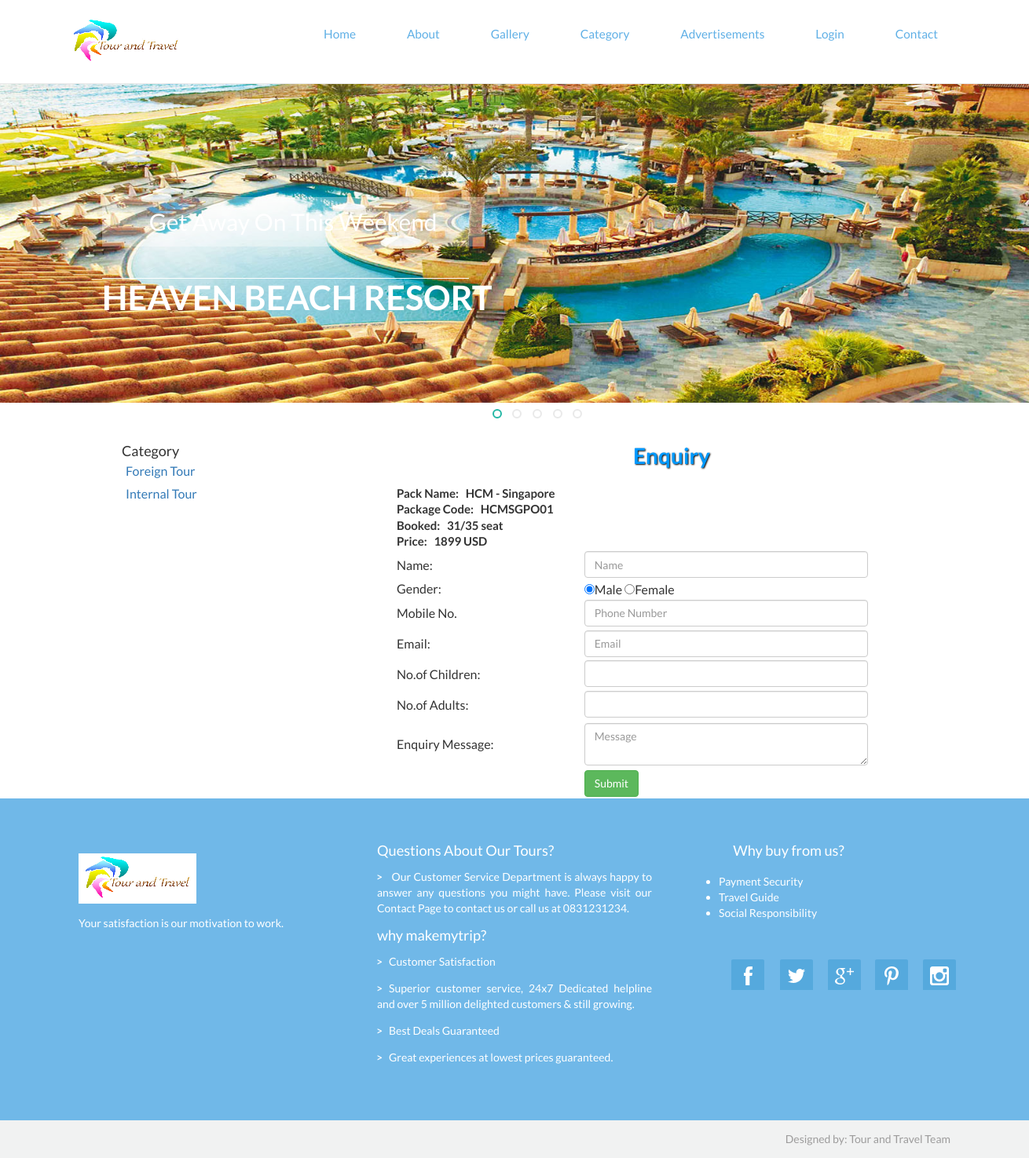
The app's page /enquiry.php?pid=4 with its own data.
### tables this page shows
CREATE TABLE `category` (
  `cat_id` int(200) NOT NULL,
  `cat_name` varchar(2000) NOT NULL
);

CREATE TABLE `package` (
  `pack_id` int(200) NOT NULL,
  `pack_code` varchar(100) NOT NULL,
  `pack_name` varchar(1000) NOT NULL,
  `subcat_id` int(200) NOT NULL,
  `emp_id` int(200) NOT NULL,
  `hotel_id` int(200) NOT NULL,
  `pack_price` int(200) NOT NULL,
  `pack_pic1` varchar(8000) NOT NULL,
  `pack_pic2` varchar(8000) NOT NULL,
  `pack_pic3` varchar(8000) NOT NULL,
  `pack_detail` varchar(8000) NOT NULL,
  `pack_seat` int(11) DEFAULT NULL,
  `pack_set` int(11) DEFAULT '0',
  `pack_startday` date DEFAULT NULL,
  `pack_finishday` date DEFAULT NULL
);

### enquiry.php (the view, shortened to what this page needs)
<!DOCTYPE html">
<html xmlns="http://www.w3.org/1999/xhtml">
<head>
<link href="stylecss.css" rel='stylesheet' type='text/css'/>
<link href="css/bootstrap.min.css" rel='stylesheet' type='text/css'/>
<link href="css/style.css" rel="stylesheet" type="text/css" media="all"/>
<link href="css/animate.css" rel="stylesheet" type="text/css" media="all">
</head>
<body>
<?php $cn=mysqli_connect("localhost","root","","tourandtravel");?>
<?php include('top.php'); ?>
<?php include('slider.php'); ?>
<div style="height:50px"></div>
<div style="width:1000px; margin:auto"  >
    <div style="width:200px; font-size:18px; color:#09F; float:left">
        <table cellpadding="0" cellspacing="0" width="1000px">
            <tr><td style="font-size:18px" color="#09F">Category</td></tr>
            <?php
            $s="select * from category";
            $result=mysqli_query($cn,$s);
            while($data=mysqli_fetch_array($result))
            {
                    echo "<tr><td style=' padding:5px;'><a href='subcat.php?catid=$data[0]'>$data[1]</a></td></tr>";
            }
            ?>
        </table>
    </div>
<div style="width:800px; float:left">
<table cellpadding="0px" cellspacing="0" width="1000px">
    <tr><td class="headingText">Enquiry</td></tr>
    <tr><td class="paraText" width="900px"></td>
        <table cellpadding="0" cellspacing="0" width="900px">
        <td>
            <table border="0"; width="600px" height="400px" align="center" >
                <?php
                $s="select pack_id, pack_code, pack_name, pack_price, pack_seat, pack_set from package, subcategory where package.subcat_id=subcategory.subcat_id and package.pack_id='" . $_GET["pid"] ."'";
                $result=mysqli_query($cn,$s);
                $data=mysqli_fetch_array($result);
                ?>
                <form method="post" enctype="multipart/form-data">
                <tr>
                    <td colspan="3" class="middletext">Pack Name:&nbsp;&nbsp;&nbsp;<?php echo $data['pack_name'];?></td>
                </tr>
                <tr>
                    <td colspan="3" class="middletext">Package Code:&nbsp;&nbsp;&nbsp;<?php echo $data['pack_code'];?></td>
                </tr>
                <tr>
                    <td colspan="3" class="middletext">Booked:&nbsp;&nbsp;&nbsp;<?php echo $data['pack_set']."/".$data['pack_seat'];?> seat</td>
                </tr>
                <tr>
                    <td colspan="3" class="middletext">Price:&nbsp;&nbsp;&nbsp;<?php echo $data['pack_price'];?> USD</td>
                </tr>
                <tr>
                    <td class="lefttxt">Name:</td><td><input type="text" class="form-control" placeholder="Name " name="name" required pattern="[a-zA-z1 _]{3,50}" title"Please Enter Only Characters and numbers between 1 to 50 for Name"/></td>
                </tr>
                <tr>
                    <td class="lefttxt">Gender:</td>
                    <td>
                        <input type="radio" name="gender" value="Male" checked="checked" />Male
                        <input type="radio" name="gender"  value="Female"/>Female
                    </td>
                </tr>
                <tr>
                    <td class="lefttxt">Mobile No.</td><td><input type="text" placeholder="Phone Number" class="form-control" name="phoneNumber" required pattern="[0-9]{10,12}" title"Please Enter Only numbers between 10 to 12 for Mobile No"/></td>
                </tr>
                <tr>
                    <td class="lefttxt">Email:</td>
                    <td><input type="email" placeholder="Email" class="form-control" class="form-control" name="email" required /></td>
                </tr>
                <tr>
                    <td class="lefttxt">No.of Children:</td>
                    <td>
                        <input type="number" class="form-control"  name="childs" required pattern="[1 _]{1,10}" title"Please Enter Only numbers between 1 to 10 for Children"/>
                    </td>
                </tr>
                <tr>
                    <td class="lefttxt">No.of Adults:</td>
                    <td>
                        <input type="number" class="form-control"  name="adults" required pattern="[1_]{1,2}" title"Please Enter Only numbers between 1 to 20 for No.Of Adults"/>
                    </td>
                </tr>
                <tr>
                    <td class="lefttxt">Enquiry Message:</td>
                    <td><textarea name="message" placeholder="Message" class="form-control"/></textarea></td>
                </tr>
                <tr>
                    <td>&nbsp;</td>
                    <td ><button class="btn btn-success" name="sbmt" />Submit</button></td>
                </tr>
                </form></tr>
            </table>
</div>
</div>
<?php include('bottom.php'); ?>
</body>
</html>

### stylecss.css (style rules this page uses)
.headingText { font-size:38px; color:#09F; margin:5px; font-weight:bold; text-shadow:1px 1px 2px black;; text-align:center; }
.paraText { line-height:25px; padding:10px; text-align:justify; }
.middletext { font-size:15px; color:#333; font-weight:bold; }

### css/style.css (style rules this page uses)
.headingText { font-size:28px; color:#09F; margin:5px; font-weight:bold; text-shadow:1px 1px 2px black;; text-align:center; }
.paraText { line-height:25px; padding:10px; text-align:justify; }
body { margin:0; padding:0; font-family: 'Lato', sans-serif; -webkit-appearance:none; }
body a { transition:0.5s all; -webkit-transition:0.5s all; -moz-transition:0.5s all; -o-transition:0.5s all; -ms-transition:0.5s all; }

### records on screen
category: cat_name "Foreign Tour"
category: cat_name "Internal Tour"
package: pack_name "HCM - Singapore", pack_code "HCMSGPO01", pack_set "31", pack_seat "35", pack_price "1899"
